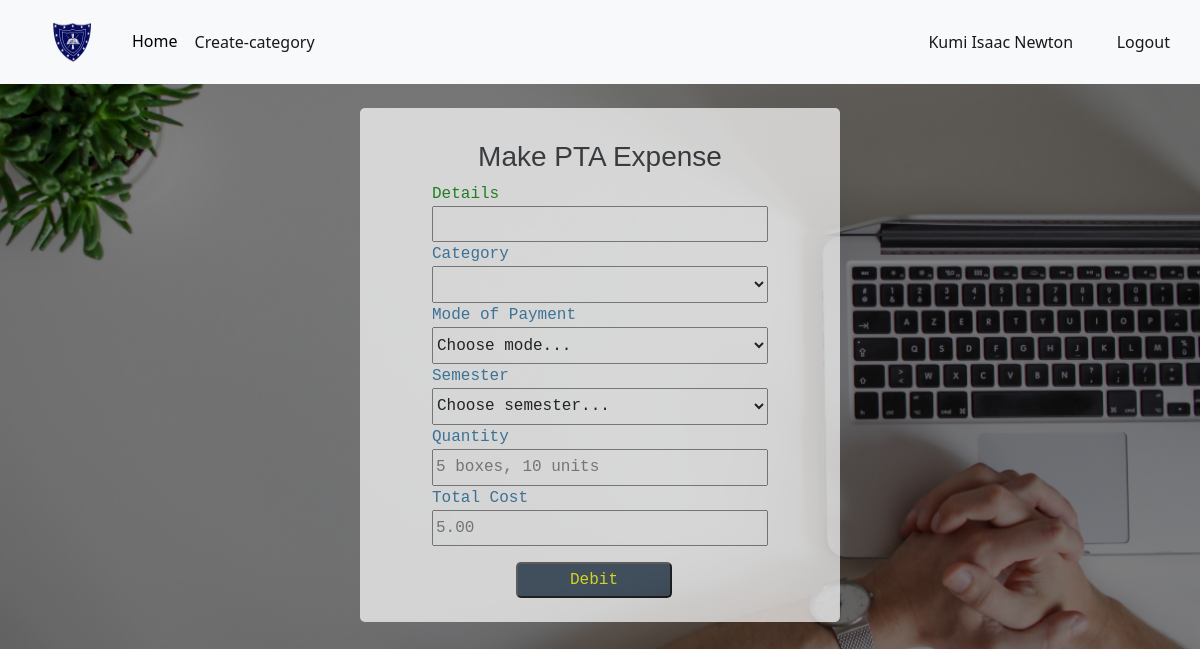
/accountant_dashboard/pta_expenses (signed in), run on an earlier commit of the app's database.
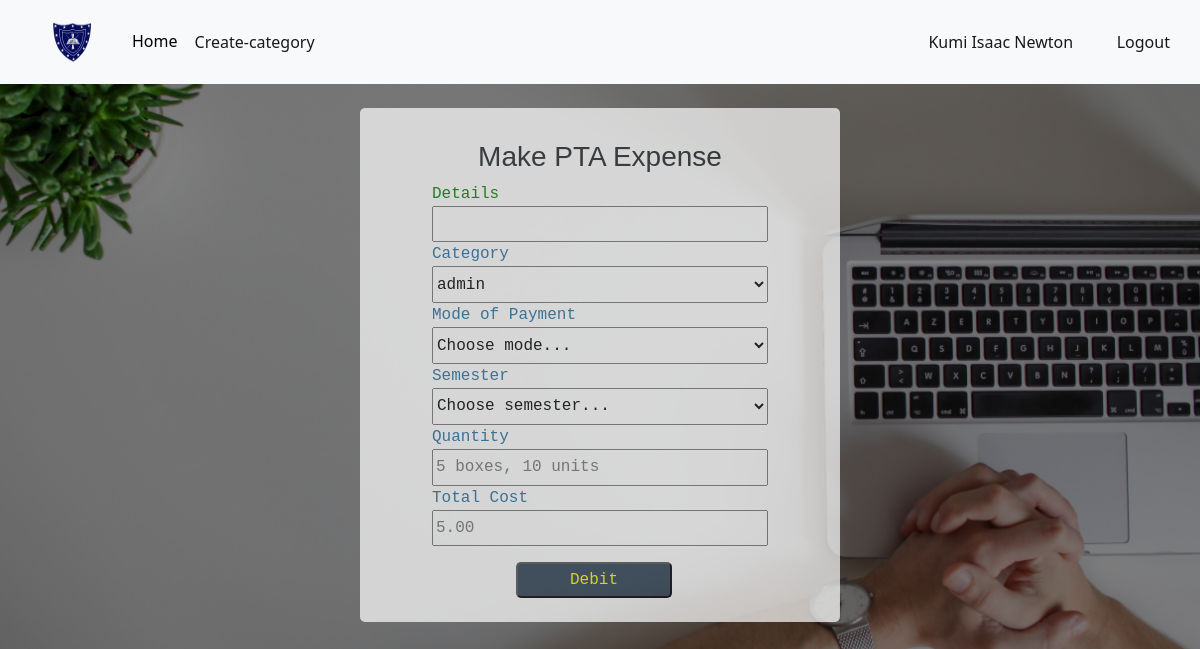
And on a later commit of the database.
### app.py (models this page shows, shortened)
class ExpenseCategory(db.Model):
	id = db.Column(db.Integer, primary_key=True)
	date = db.Column(db.DateTime, default = datetime.utcnow())
	adder = db.Column(db.String(120))
	category = db.Column(db.String(120), nullable=False, unique=True)

### app.py (the view, shortened to what this page needs)
@app.route("/accountant_dashboard/pta_expenses", methods = ['GET', 'POST'])
@login_required
def pta_expenses():
	if account_access():
		title = "Make PTA Expense"
		form = PTAExpensesForm()
		form1 = NewExpenseCatForm()
		if form1.data['exp_submit'] and form1.validate_on_submit():
			category = form1.data.get('category')
			new = ExpenseCategory(adder = current_user.username, category=category)
			db.session.add(new)
			db.session.commit()
			return redirect(url_for('pta_expenses'))
		return render_template("pta_expenses_form.html", form=form, title=title, form1=form1)
	else:
		abort(404)

### app.py (shortened to what this page needs)
class PTAExpensesForm(FlaskForm):
	detail = StringField("Item", validators=[DataRequired(), Length(max=120)])
	mode = SelectField("Mode of Payment", validators=[DataRequired()], choices = [('','Choose mode...'),('Cash', 'Cash'), ('Bank','Bank')])
	semester = SelectField("Semester", validators = [DataRequired()], choices = [('','Choose semester...'),('SEM1', 'SEM1'), ('SEM2','SEM2')])
	totalcost = DecimalField("Total Cost", validators=[DataRequired(), NumberRange(min=1, max=3000000)])
	quantity = StringField("Quantity", validators=[DataRequired(), Length(min=1, max=120)])
	category = QuerySelectField(query_factory=expensequery, get_label = 'category', allow_blank = False)
	submit = SubmitField("Debit")

class NewExpenseCatForm(FlaskForm):
	category = StringField("New Category Name", validators=[DataRequired(), Length(max	= 200)])
	exp_submit = SubmitField("Create")

### app.py (called while the page is built)
def account_access():
	if not current_user.approval:
		return False
	if current_user.function == 'Accountant':
		return True
	if current_user.function == 'Clerk':
		return False

@login_manager.user_loader
def load_user(user_id):
	return User.query.get(int(user_id))

def expensequery():
	return ExpenseCategory.query

### templates/pta_expenses_form.html (shortened to what this page needs)
{% extends "bootstrap.html" %}
{% from 'macro.html' import render_field %}
{% block content %}
<!DOCTYPE html>
<html>
<head>
	<link rel="stylesheet" href="https://cdnjs.cloudflare.com/ajax/libs/font-awesome/4.7.0/css/font-awesome.min.css">
</head>
<body>
<header>
		<nav class="navbar navbar-expand-lg navbar-light bg-light">
			     <a class="navbar-brand kpa" href="#"><img src="{{url_for('static', filename='images/kpasec.png')}}"></a>
			    <div class="collapse navbar-collapse" id="navbarText">
			      <ul class="navbar-nav me-auto mb-2 mb-lg-0">
			        <li class="nav-item">
			          <a class="nav-link active " aria-current="page" href="{{url_for('accountant_dashboard')}}"id="nav1" style="color:black;">Home</a>
			        </li>
			       <li class="nav-item">
			          <a class="nav-link active btn" aria-current="page" id="dash" data-bs-toggle="modal" data-bs-target="#staticBackdrop">Create-category</a>
			        </li>
			      </ul>
			      <span class="navbar-text" >
			      	<a href="{{url_for('account')}}" class="nn">{{current_user.username}}</a>
			      	<a href="{{url_for('logout')}}" class="n">Logout</a>
			      </span>
			    </div>
		 </nav>
	</header>
	   	<div class="tttable" id="cont2">
   		<h3 class="topp" style="padding-top:4vh; text-align: center; font-family:sans-serif; ">{{title}} </h3>
   		<form method="POST" action="" id="student_data" class="fff" onsubmit = '' >
			<label style="color:green">Details</label><br>
			{{form.detail(id='detail1')}}<br>
			<label style="text-align:flex-start;color: #2471A3;">Category</label><br>
			{{form.category(class='select', id='category1')}}<br>
			<label style="text-align:flex-start;color: #2471A3;">Mode of Payment</label><br>
			{{form.mode(class='select', id='mode1')}}<br>
			<label style="text-align:flex-start;color: #2471A3;">Semester</label><br>
			{{form.semester(class='select', id='semester1')}}<br>
			<label style="text-align:flex-start;color: #2471A3;">Quantity</label><br>
			{{form.quantity(class='cls', placeholder='5 boxes, 10 units' , id = 'quantity1')}}<br>
			<label style="text-align:flex-start;color: #2471A3;">Total Cost</label><br>
			{{form.totalcost(class='cls', placeholder='5.00', id = 'totalcost1')}}<br>
			{{form.submit(class='sub')}}<br>
		</form><br>
   	</div>
</body>
</html>
{% endblock %}

What changed in the data, as far as the page shows it:
added ExpenseCategory: category "admin"
